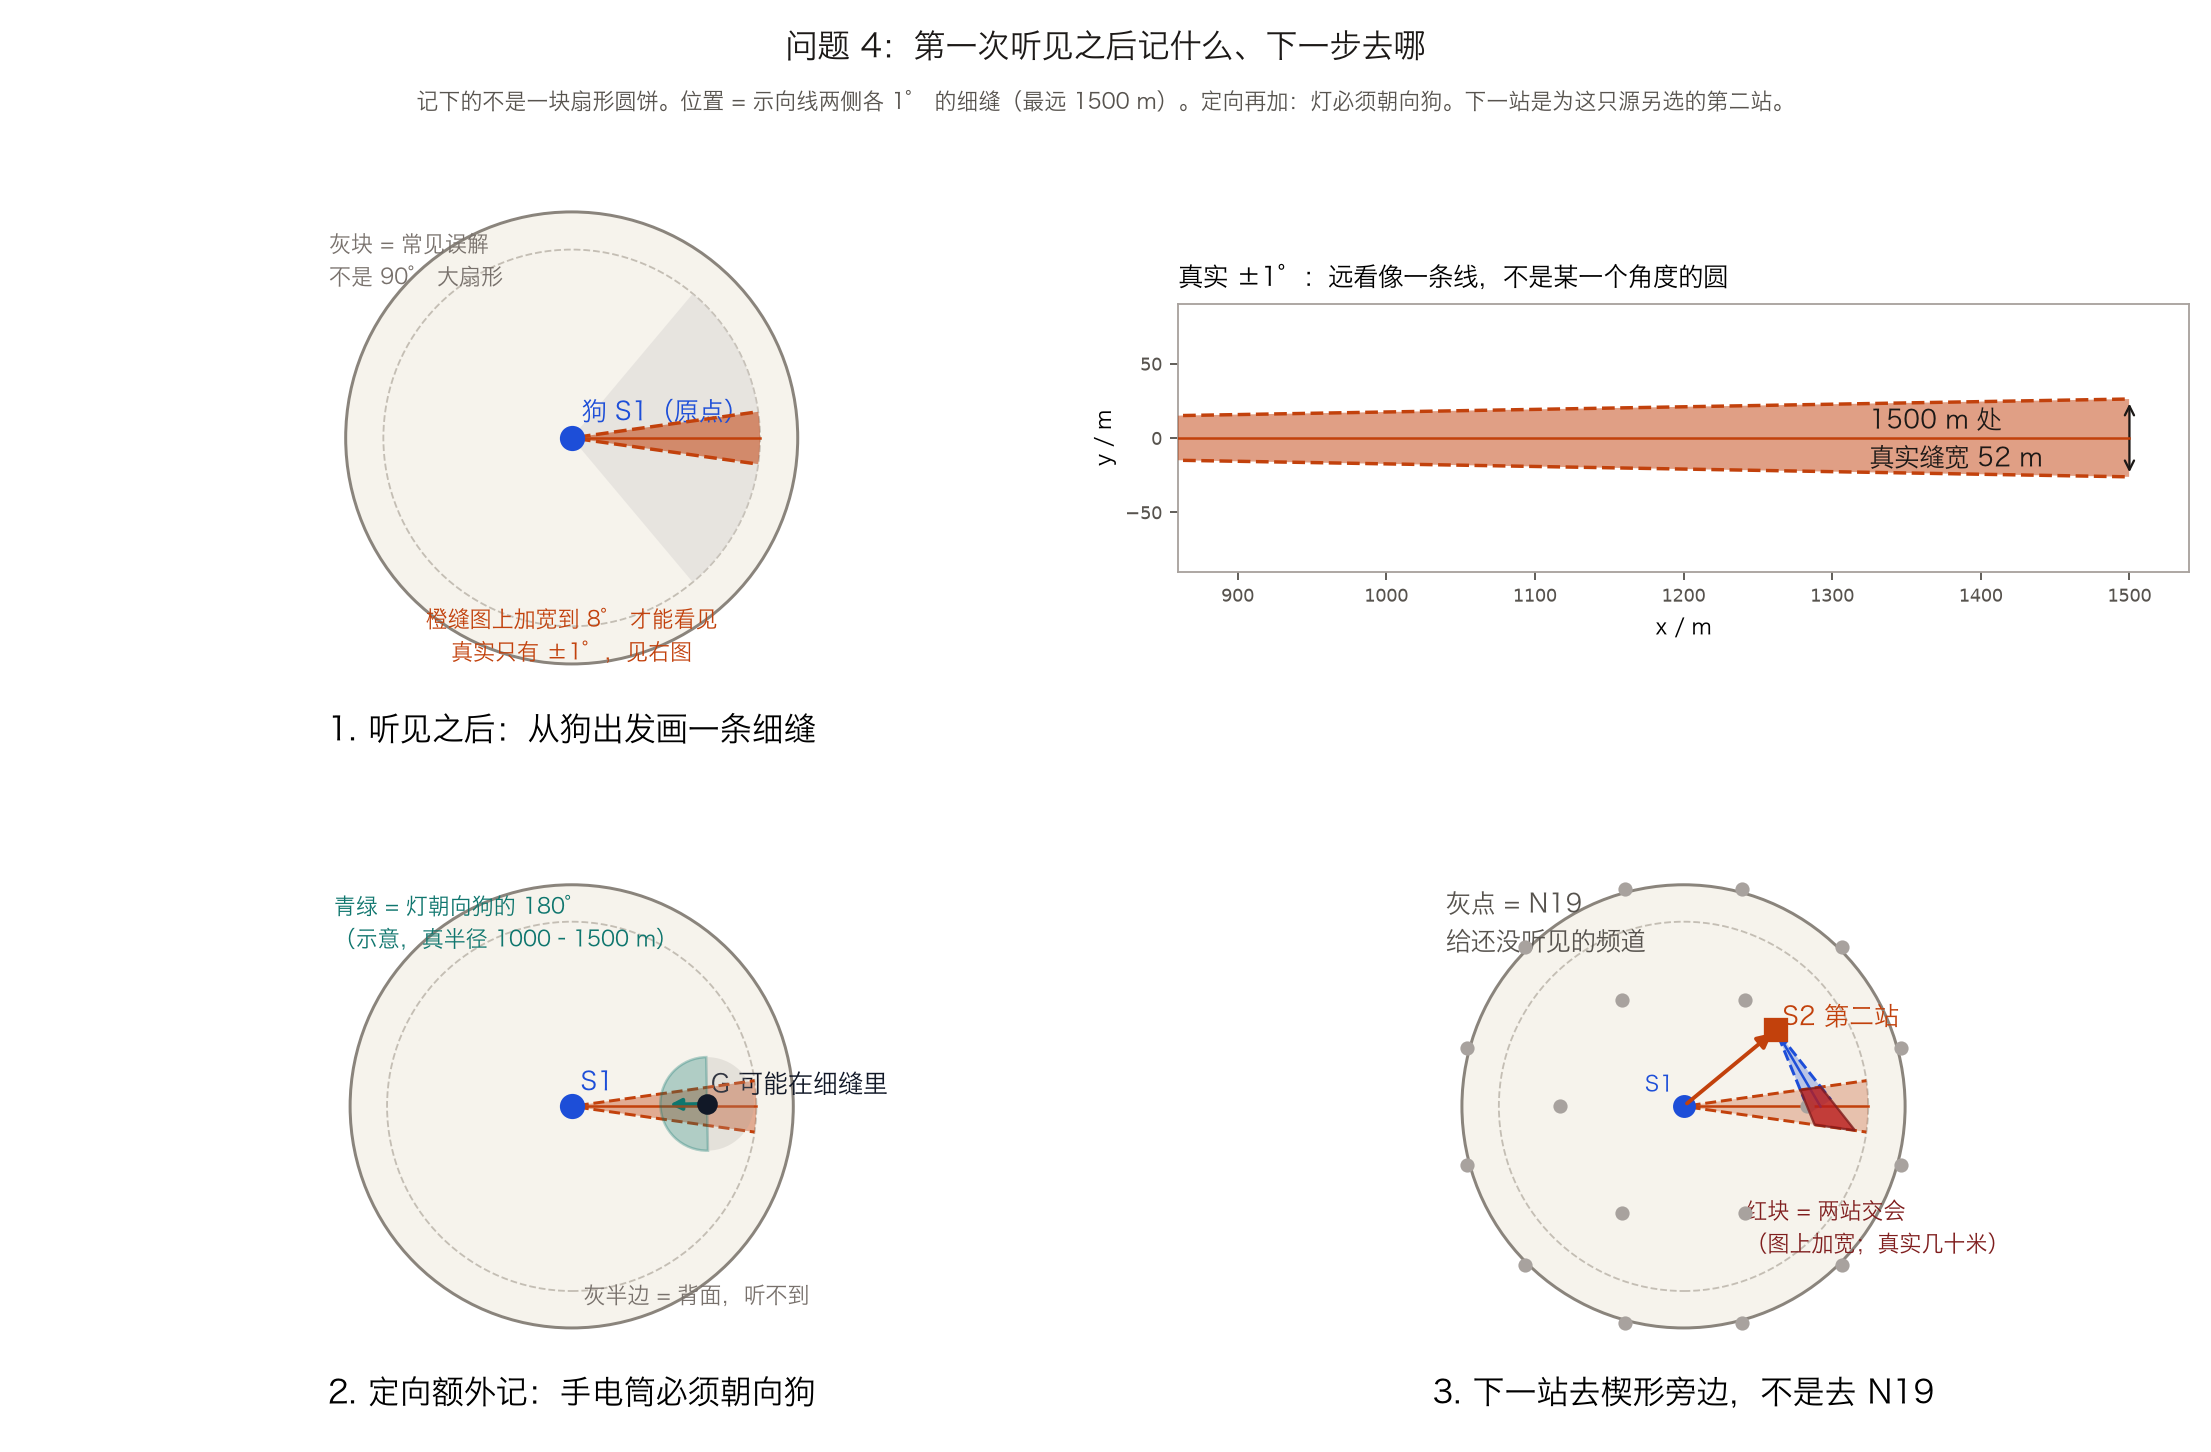

Write the Python code that produced this figure.
#!/usr/bin/env python3
"""Teaching figure: first bearing = thin wedge; next stop is not N19."""

from __future__ import annotations

import math
from pathlib import Path

import matplotlib

matplotlib.use("Agg")
import matplotlib.pyplot as plt
import numpy as np
from matplotlib.font_manager import FontProperties, fontManager
from matplotlib.patches import Circle, FancyArrowPatch, Polygon, Wedge

OUT = Path(__file__).with_name("q4_first_hear.png")
FONT_CANDIDATES = [
    Path("/System/Library/Fonts/Hiragino Sans GB.ttc"),
    Path("/System/Library/Fonts/STHeiti Medium.ttc"),
]
FONT_PATH = next((p for p in FONT_CANDIDATES if p.exists()), None)
if FONT_PATH is not None:
    fontManager.addfont(str(FONT_PATH))
    FONT = FontProperties(fname=str(FONT_PATH), size=11)
    FONT_SM = FontProperties(fname=str(FONT_PATH), size=9.5)
    FONT_LG = FontProperties(fname=str(FONT_PATH), size=14)
else:
    FONT = FONT_SM = FONT_LG = FontProperties()

ARENA = 1800.0
LISTEN = 1500.0
THETA = 0.0
TRUE_HALF = 1.0
TEACH_HALF = 8.0  # arena views only; otherwise the 2° slit is invisible
G = (1100.0, 20.0)
S2 = (750.0, 620.0)


def n19() -> list[tuple[float, float]]:
    pts = [(0.0, 0.0)]
    for k in range(6):
        a = k * math.pi / 3.0
        pts.append((1000.0 * math.cos(a), 1000.0 * math.sin(a)))
    for k in range(12):
        a = math.radians(15.0 + 30.0 * k)
        pts.append((1825.0 * math.cos(a), 1825.0 * math.sin(a)))
    return pts


def wedge_poly(sx, sy, theta, half, r0, r1, n=28):
    lo, hi = math.radians(theta - half), math.radians(theta + half)
    outer = [(sx + r1 * math.cos(a), sy + r1 * math.sin(a)) for a in np.linspace(lo, hi, n)]
    inner = [(sx + r0 * math.cos(a), sy + r0 * math.sin(a)) for a in np.linspace(hi, lo, n)]
    return outer + inner


def bearing_to(src, dst):
    return math.degrees(math.atan2(dst[1] - src[1], dst[0] - src[0])) % 360.0


def draw_wedge(ax, s, theta, half, r1, color, alpha, lw=1.3, z=3, r0=50.0):
    ax.add_patch(
        Polygon(
            wedge_poly(s[0], s[1], theta, half, r0, r1),
            closed=True,
            facecolor=color,
            edgecolor="none",
            alpha=alpha,
            zorder=z,
        )
    )
    for sign in (-1.0, 1.0):
        a = math.radians(theta + sign * half)
        ax.plot(
            [s[0] + r0 * math.cos(a), s[0] + r1 * math.cos(a)],
            [s[1] + r0 * math.sin(a), s[1] + r1 * math.sin(a)],
            color=color,
            lw=lw,
            ls="--",
            zorder=z + 1,
        )
    a0 = math.radians(theta)
    ax.plot(
        [s[0], s[0] + r1 * math.cos(a0)],
        [s[1], s[1] + r1 * math.sin(a0)],
        color=color,
        lw=1.1,
        zorder=z + 1,
    )


def arena(ax):
    ax.set_aspect("equal")
    ax.set_xlim(-2100, 2100)
    ax.set_ylim(-2100, 2100)
    ax.axis("off")
    ax.add_patch(Circle((0, 0), ARENA, facecolor="#f6f3ec", edgecolor="#8a847c", lw=1.3, zorder=0))
    ax.add_patch(Circle((0, 0), LISTEN, facecolor="none", edgecolor="#c4beb4", lw=0.8, ls="--", zorder=1))


def ray_hit(p1, ang1, p2, ang2):
    a1, a2 = math.radians(ang1), math.radians(ang2)
    d1, d2 = (math.cos(a1), math.sin(a1)), (math.cos(a2), math.sin(a2))
    det = d1[0] * d2[1] - d1[1] * d2[0]
    t = ((p2[0] - p1[0]) * d2[1] - (p2[1] - p1[1]) * d2[0]) / det
    return (p1[0] + t * d1[0], p1[1] + t * d1[1])


def diamond(half):
    th2 = bearing_to(S2, G)
    s1 = (0.0, 0.0)
    return [
        ray_hit(s1, THETA - half, S2, th2 - half),
        ray_hit(s1, THETA - half, S2, th2 + half),
        ray_hit(s1, THETA + half, S2, th2 + half),
        ray_hit(s1, THETA + half, S2, th2 - half),
    ]


def panel_a(ax):
    arena(ax)
    ax.add_patch(Wedge((0, 0), LISTEN, -50, 50, facecolor="#d6d3d1", edgecolor="none", alpha=0.45, zorder=2))
    ax.text(0.04, 0.90, "灰块 = 常见误解\n不是 90° 大扇形", transform=ax.transAxes, fontproperties=FONT_SM, color="#78716c", va="top")
    draw_wedge(ax, (0, 0), THETA, TEACH_HALF, LISTEN, "#c2410c", 0.55, lw=1.5)
    ax.plot(0, 0, "o", color="#1d4ed8", ms=10, zorder=6)
    ax.text(80, 140, "狗 S1（原点）", fontproperties=FONT, color="#1d4ed8")
    ax.text(0.50, 0.08, "橙缝图上加宽到 8° 才能看见\n真实只有 ±1°，见右图", transform=ax.transAxes, ha="center", fontproperties=FONT_SM, color="#c2410c")
    ax.text(0.50, -0.02, "1. 听见之后：从狗出发画一条细缝", transform=ax.transAxes, ha="center", va="top", fontproperties=FONT_LG)


def panel_zoom(ax):
    ax.set_aspect("equal")
    ax.set_xlim(860, 1540)
    ax.set_ylim(-90, 90)
    draw_wedge(ax, (0, 0), THETA, TRUE_HALF, LISTEN, "#c2410c", 0.5, lw=1.5, r0=40.0)
    w = 2 * LISTEN * math.tan(math.radians(TRUE_HALF))
    ax.annotate("", xy=(LISTEN, w / 2), xytext=(LISTEN, -w / 2), arrowprops=dict(arrowstyle="<->", color="#1c1917", lw=1.0))
    ax.text(1325, 0, f"1500 m 处\n真实缝宽 {w:.0f} m", fontproperties=FONT, va="center", color="#1c1917")
    ax.set_xlabel("x / m", fontproperties=FONT_SM)
    ax.set_ylabel("y / m", fontproperties=FONT_SM)
    ax.tick_params(labelsize=8, colors="#57534e")
    for spine in ax.spines.values():
        spine.set_color("#a8a29e")
    ax.set_title("真实 ±1°：远看像一条线，不是某一个角度的圆", fontproperties=FONT, loc="left", pad=8)


def panel_b(ax):
    arena(ax)
    draw_wedge(ax, (0, 0), THETA, TEACH_HALF, LISTEN, "#c2410c", 0.40)
    ax.plot(0, 0, "o", color="#1d4ed8", ms=10, zorder=6)
    ax.text(70, 130, "S1", fontproperties=FONT, color="#1d4ed8")
    gx, gy = G
    phi = bearing_to(G, (0.0, 0.0))
    ax.add_patch(Wedge((gx, gy), 380, phi - 90, phi + 90, facecolor="#0f766e", edgecolor="#0f766e", alpha=0.30, lw=1.1, zorder=4))
    ax.add_patch(Wedge((gx, gy), 380, phi + 90, phi + 270, facecolor="#a8a29e", edgecolor="none", alpha=0.22, zorder=4))
    a = math.radians(phi)
    ax.annotate("", xy=(gx + 340 * math.cos(a), gy + 340 * math.sin(a)), xytext=(gx, gy), arrowprops=dict(arrowstyle="-|>", color="#0f766e", lw=1.7))
    ax.plot(gx, gy, "o", color="#111827", ms=8, zorder=7)
    ax.text(gx + 30, gy + 90, "G 可能在细缝里", fontproperties=FONT, color="#111827")
    ax.text(0.04, 0.92, "青绿 = 灯朝向狗的 180°\n（示意，真半径 1000–1500 m）", transform=ax.transAxes, fontproperties=FONT_SM, color="#0f766e", va="top")
    ax.text(0.96, 0.12, "灰半边 = 背面，听不到", transform=ax.transAxes, ha="right", fontproperties=FONT_SM, color="#78716c")
    ax.text(0.50, -0.02, "2. 定向额外记：手电筒必须朝向狗", transform=ax.transAxes, ha="center", va="top", fontproperties=FONT_LG)


def panel_c(ax):
    arena(ax)
    draw_wedge(ax, (0, 0), THETA, TEACH_HALF, LISTEN, "#c2410c", 0.28)
    th2 = bearing_to(S2, G)
    draw_wedge(ax, S2, th2, TEACH_HALF, 720, "#1d4ed8", 0.28)
    ax.add_patch(Polygon(diamond(TEACH_HALF), closed=True, facecolor="#b91c1c", edgecolor="#7f1d1d", alpha=0.80, zorder=5))
    for x, y in n19()[1:]:
        ax.plot(x, y, "o", color="#a8a29e", ms=5.2, zorder=4)
    ax.plot(0, 0, "o", color="#1d4ed8", ms=9, zorder=6)
    ax.plot(*S2, "s", color="#c2410c", ms=10, zorder=7)
    ax.add_patch(FancyArrowPatch((0, 0), S2, arrowstyle="-|>", mutation_scale=13, lw=1.7, color="#c2410c", zorder=6))
    ax.text(0.04, 0.93, "灰点 = N19\n给还没听见的频道", transform=ax.transAxes, fontproperties=FONT, color="#57534e", va="top")
    ax.text(S2[0] + 50, S2[1] + 40, "S2 第二站", fontproperties=FONT, color="#c2410c")
    ax.text(-80, 120, "S1", fontproperties=FONT_SM, color="#1d4ed8", ha="right")
    ax.text(0.62, 0.22, "红块 = 两站交会\n（图上加宽；真实几十米）", transform=ax.transAxes, fontproperties=FONT_SM, color="#7f1d1d")
    ax.text(0.50, -0.02, "3. 下一站去楔形旁边，不是去 N19", transform=ax.transAxes, ha="center", va="top", fontproperties=FONT_LG)


def main():
    fig = plt.figure(figsize=(13.4, 8.8), facecolor="white")
    gs = fig.add_gridspec(
        2, 2, height_ratios=[1.02, 1.0], hspace=0.28, wspace=0.10,
        left=0.03, right=0.99, top=0.88, bottom=0.06,
    )
    panel_a(fig.add_subplot(gs[0, 0]))
    panel_zoom(fig.add_subplot(gs[0, 1]))
    panel_b(fig.add_subplot(gs[1, 0]))
    panel_c(fig.add_subplot(gs[1, 1]))
    fig.suptitle("问题 4：第一次听见之后记什么、下一步去哪", fontproperties=FONT_LG, y=0.98, color="#1c1917")
    fig.text(
        0.50, 0.925,
        "记下的不是一块扇形圆饼。位置 = 示向线两侧各 1° 的细缝（最远 1500 m）。定向再加：灯必须朝向狗。下一站是为这只源另选的第二站。",
        ha="center", fontproperties=FONT_SM, color="#57534e",
    )
    fig.savefig(OUT, dpi=165)
    print(OUT)


if __name__ == "__main__":
    main()
